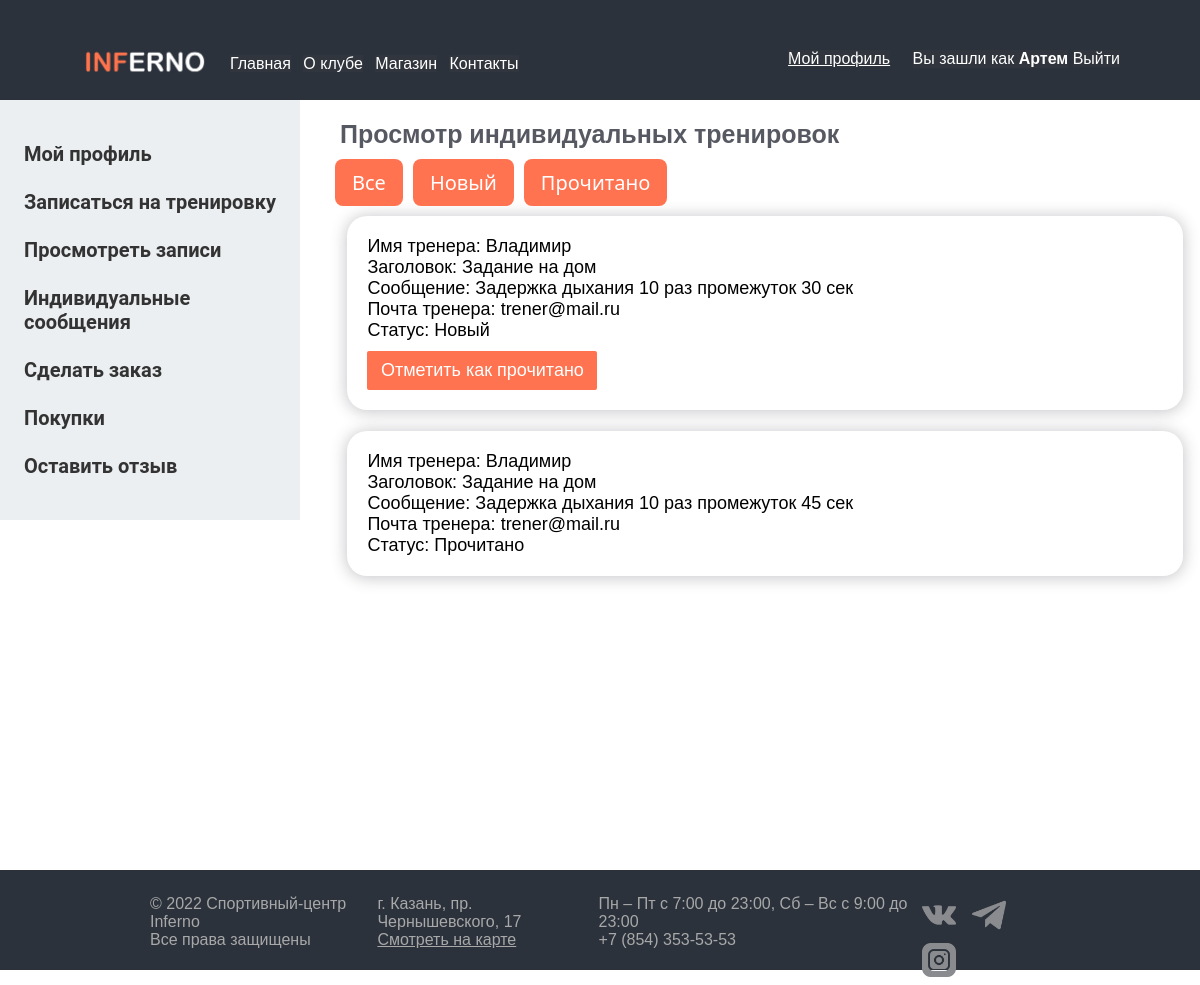
The app's page /user-individ.php (signed in) with its own data.
### tables this page shows
CREATE TABLE `userwork` (
  `id` int(11) NOT NULL,
  `zagolovok` varchar(255) NOT NULL,
  `text` varchar(255) NOT NULL,
  `status` varchar(255) NOT NULL,
  `trener_email` varchar(255) NOT NULL,
  `trener_name` varchar(255) NOT NULL,
  `user_email` varchar(255) NOT NULL,
  `user_name` varchar(255) NOT NULL
);

### user-individ.php (the view, shortened to what this page needs)
<?php session_start();
	$host = 'localhost';
	$user = 'root';
	$password = '';
	$db_name = 'inferno';
	$link = mysqli_connect($host, $user, $password, $db_name);
	mysqli_query($link, "SET NAMES 'utf8'");
	?>
<?php require_once('header.php'); ?>
<?php require_once('header-user.php'); ?>
<div class="cent" id="admin">
	<div class="osntx4">
		<h1 class="zagl">Просмотр индивидуальных тренировок</h1>
		<div class="top-menu">
			<ul>
				<li id="all"><p>Все</p></li>
				<li id="Отправлен"><p>Новый</p></li>
                <li id="Прочитано"><p>Прочитано</p></li>
			</ul>
   	 	</div>
		<div class="row">
		<?php
			$user_email = $_SESSION['email'];
			$result=mysqli_query($link, "SELECT * FROM Userwork WHERE user_email='$user_email' AND Status='Отправлен'") or die(mysqli_error($link));
				while($row = mysqli_fetch_array($result)){
				$id=$row['id'];
				$trener_email=$row['trener_email'];
				$trener_name=$row['trener_name'];
				$status=$row['status'];
				$zagolovok=$row['zagolovok'];
				$text=$row['text'];
				echo "<div class='userindivid'>
				<div class='$status'>
				<p> Имя тренера: $trener_name</p>
				<p> Заголовок: $zagolovok</p>
				<p> Сообщение: $text</p>
				<p> Почта тренера: $trener_email</p>
				<p> Статус: Новый</p>
				<form method='POST'>
					<input style='display:none;' name='id' value='$id' required />
					<input class='button bt7' name='workuser' type='submit' value='Отметить как прочитано'>
				</form>
				</div></div><br>";
				}
			$result=mysqli_query($link, "SELECT * FROM Userwork WHERE user_email='$user_email' AND Status='Прочитано'") or die(mysqli_error($link));
				while($row = mysqli_fetch_array($result)){
				$id=$row['id'];
				$trener_email=$row['trener_email'];
				$trener_name=$row['trener_name'];
				$status=$row['status'];
				$zagolovok=$row['zagolovok'];
				$text=$row['text'];
				echo "<div class='userindivid'>
				<div class='$status'>
				<p> Имя тренера: $trener_name</p>
				<p> Заголовок: $zagolovok</p>
				<p> Сообщение: $text</p>
				<p> Почта тренера: $trener_email</p>
				<p> Статус: $status</p>
				<form method='POST'>
					<input style='display:none;' name='id' value='$id' required />
				</form>
				</div></div><br>";
				}
			?>
		</div>
	</div>
</div>
<?php require_once('footer.php') ?>

### css/style.css (style rules this page uses)
* { font-family: "Montserrat", sans-serif; margin: 0; padding: 0; box-sizing: border-box; }
html, body { height: 100%; }
.top-menu { margin-bottom: 10px; }
.top-menu li { list-style: none; display: inline-block; background: #ff7350; position: relative; padding: 5px 10px; border-radius: 8px; margin-left: 5px; }
.top-menu li p { font-family: 'Segoe UI'; font-size: 20px; color: #fff; padding: 5px 7px; display: block; cursor: pointer; }
.osntx4 { height: 750px; }
.bt7 { width: 230px; margin-top: 10px; border: 2px solid #ff7350; color: white; font-size: 18px; padding: 7px; background-color: #ff7350; border-radius: 2px; }
.cent { margin-left: 330px; font-size: 18px; }
.zagl { color: #575962;; font-size: 25px; margin: 10px; }
.userindivid { box-shadow: 0px 1px 15px 1px rgb(69 65 78 / 30%); margin-left: 2%; margin-right: 2%; border-radius: 20px; padding: 20px; }

### records on screen
userwork: trener_name "Владимир", zagolovok "Задание на дом", text "Задержка дыхания 10 раз промежуток 30 сек", trener_email "trener@mail.ru"
userwork: trener_name "Владимир", zagolovok "Задание на дом", text "Задержка дыхания 10 раз промежуток 45 сек", trener_email "trener@mail.ru", status "Прочитано"

### other values on screen
$_SESSION['name'] "Артем"
